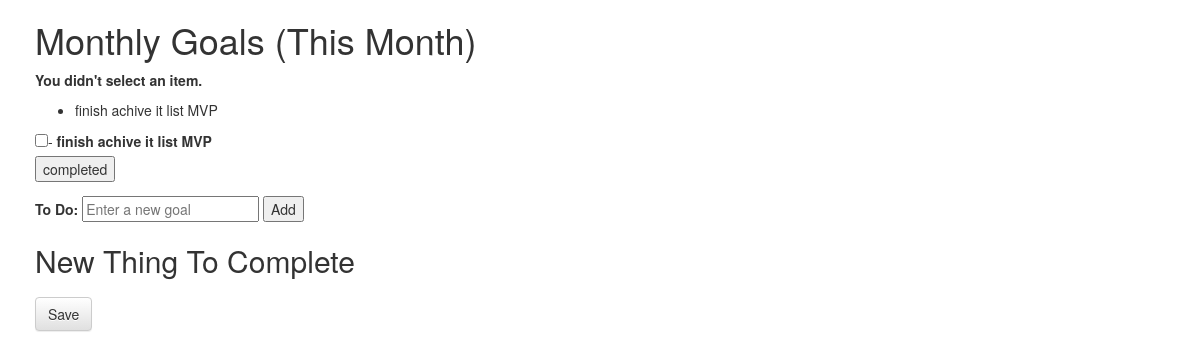
The page /goals/3/completed/ on the database its author committed.
### goals/models.py (models this page shows, shortened)
class GoalList(models.Model):
    goal_title = models.CharField(max_length=250)

class GoalItem(models.Model):
    goal_list = models.ForeignKey(GoalList, on_delete=models.CASCADE)
    goal_item = models.CharField(max_length=250)
    created_date = models.DateTimeField('date published')
    completed = models.BooleanField(default=False)

### goals/views.py (the view)
# urls.py: path('<int:goallist_id>/completed/', views.completed, name='completed'),
def completed(request, goallist_id):
    goallist = get_object_or_404(GoalList, pk=goallist_id)
    try:
            selected_goalitems = goallist.goalitem_set.get(pk=request.POST['goalitem'])
    except (KeyError, GoalItem.DoesNotExist):
        return render(request, 'goals/detail.html',{
            'goallist': goallist,
            'error_message': "You didn't select an item.",
        })
    else:
                selected_goalitems.completed == True
                selected_goalitems.save()
    return HttpResponse(reverse('goals:completed', args=(goallist.id)))

### goals/templates/goals/detail.html (shortened to what this page needs)
{% load static %}
<html>
<head>
<link rel="stylesheet" href="//maxcdn.bootstrapcdn.com/bootstrap/3.2.0/css/bootstrap.min.css">
<link rel="stylesheet" href="//maxcdn.bootstrapcdn.com/bootstrap/3.2.0/css/bootstrap-theme.min.css">
<link rel="stylesheet" href="{% static 'css/goals.css' %}">
</head>
<body>
<h1>{{ goallist.goal_title }}</h1>
{%if error_message%}<p><strong>{{error_message}}</strong></p>{% endif %}
<ul>
{% for goalitem in goallist.goalitem_set.all %}
    <li>{{ goalitem.goal_item }}</li>
{% endfor %}
</ul>
<form action="{% url 'goals:detail' goallist.id%}" method="post">
{% for goalitem in goallist.goalitem_set.all %}
    <input type="checkbox" name="goalitem" id="goalitem"{{ forloop.counter }}">-
    <label for="goalitem"{{ forloop.counter }}">{{goalitem.goal_item }}</label>
    <br>
{% endfor %}
<input type="submit" value="completed">
</form>
<form action="{%url 'goals:detail' goallist.id %}" method="post-form">
    <label for="add">To Do: </label>
    <input id="add" type="text" name="To Do" required placeholder="Enter a new goal" value="{{ goal_item }}">
    <input type="submit" value="Add">
</form>
 <h2>New Thing To Complete<h2>
    <form method ="POST" class="post-form">{% csrf_token %}
        <button type="submit" class="save btn btn-default">Save</button>
    </form>
 </body>
</html>

### goals/static/css/goals.css (style rules this page uses)
body { padding-left: 35px; }

### rows shown on the page
GoalList: goal_title "Monthly Goals (This Month)"
GoalItem: goal_item "finish achive it list MVP"

### other values the page prints
{{ error_message }} "You didn't select an item."
